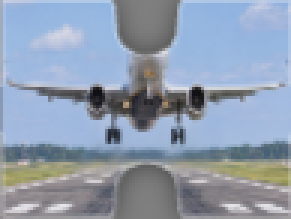
#> input picture datasets/p3cls/train/airplane/g003_g_core22.png, 97 x 73 px (shown 3 times larger)
$ python -i play_part2.py   (imports and definitions only)
#> lines starting #> are read from the running program, lines starting #| are printed output that depends on the picture
#> further down, picture is the input picture: shape (73, 97, 3); mean B, G, R 175.6, 156.9, 143.7
#!/usr/bin/env python3
"""
play_part2.py —— 单文件教学版：自动玩「Part 2 · 纯白拼图」

设计原则：只用画面像素 + OpenCV 几何 + 约束求解 + 真鼠标。
不读取网页任何内部状态（不碰 window.app、不读正确坐标），符合考核规则。

运行：
    .venv/bin/python play_part2.py --difficulty 4 --headed     # 看得见浏览器
    .venv/bin/python play_part2.py --difficulty 4              # 后台跑

整条流水线（7 步）：
    1. 开考          点 UI 选 Part/难度，点 "Start this part"
    2. 取画面        canvas.toDataURL() 拿一张带 alpha 的 PNG（约 7ms）
    3. 分割碎片      alpha>=0.99 且 亮度>=240  → 连通域 = 每块碎片
    4. 找棋盘        不透明 + 暗色 + 实心矩形（棋盘 #0f172a 灰度约 27）
    5. 判四条边      拟合"核心矩形"，再看每条边外侧有没有鼓包 / 内侧有没有凹槽
    6. 求解          相邻边凸凹互补 + 外圈必须是直边 → 每块碎片落在哪个格子
    7. 拖拽          从碎片包围盒中心抓起，按"目标中心−核心中心"位移放下
最后读进度条判断是否完成。

这个文件刻意写成"一条直线"，方便从上往下读。进阶/实验版本的代码在 src/ 里。
"""
from __future__ import annotations

import argparse
import base64
import json
import math
import sys
import time
from pathlib import Path

import cv2
import numpy as np
from playwright.sync_api import sync_playwright

# ============================== 可调参数 ==============================
URL = "https://f27e491f.cv-animal-puzzle.pages.dev/?mode=exam"

ALPHA_MIN = 0.99     # 碎片本体是"不透明"
WHITE_MIN = 240      # 碎片本体是纯白 255；阴影/重影在 26~250。放低到 200 相邻碎片会粘连
BOARD_MAX_GRAY = 80  # 棋盘 #0f172a 灰度约 27
TAB_RATIO = 0.22     # 卡扣长度 = 0.22 × min(碎片宽, 碎片高)（与引擎一致）
TAB_EXT = 1.15       # 卡扣顶端伸出 = 1.15 × 卡扣长度

LOGS = Path(__file__).resolve().parent / "logs"
SIDES = ("top", "right", "bottom", "left")

# 每帧调试图；想看得更清楚就把 True 打开
SAVE_DEBUG = True


# ============================== 1. 开考 ==============================
# [42 lines left out: functions start_exam, grab_canvas, canvas_geometry, not called in this run]


# ============================== 3. 分割碎片 ==============================
def segment_pieces(img: np.ndarray):
    """alpha + 亮度 双条件 → 连通域 = 每块碎片。

    这一步是整个方案的地基，两个阈值都很关键：
      * alpha >= 0.99：排除碎片投下的柔和阴影（半透明）
      * 亮度 >= 240：碎片本体是纯白 255，但"碎片压在碎片上"的地方会被阴影
        压暗到 26~250。阈值放到 200，25 块碎片会粘成 12 块连在一起。
    返回每块碎片的 (外接矩形, 二值掩码, 质心)。
    """
    if img.shape[2] == 4:
        alpha = img[:, :, 3].astype(np.float32) / 255.0
    else:
        alpha = np.ones(img.shape[:2], np.float32)
    gray = img[:, :, :3].astype(np.int16).mean(axis=2)
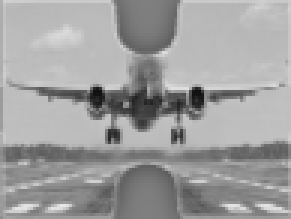
#> gray: shape (73, 97) float64 (shown 3 times larger); min 17, max 231, mean 158.7
    mask = ((alpha >= ALPHA_MIN) & (gray >= WHITE_MIN)).astype(np.uint8)
#> mask: shape (73, 97); every value is 0

    n, labels, stats, centroids = cv2.connectedComponentsWithStats(mask, connectivity=8)
#> labels: shape (73, 97) int32; every value is 0
#> n = 1; stats = [[0, 0, 97, 73, 7081]]; centroids = [[48, 36]]
    pieces = []
    for i in range(1, n):
        area = stats[i, cv2.CC_STAT_AREA]
        if area < 200:                       # 噪点
            continue
        one = (labels == i).astype(np.uint8)
        cnts, _ = cv2.findContours(one, cv2.RETR_EXTERNAL, cv2.CHAIN_APPROX_NONE)
        c = max(cnts, key=cv2.contourArea)
        pieces.append({
            "mask": one,
            "bbox": cv2.boundingRect(c),     # (x, y, w, h)，含卡扣
            "centroid": tuple(float(v) for v in centroids[i]),
            "area": int(area),
        })
#> after the loop, pieces = []
    return pieces


# ============================== 4. 找棋盘 ==============================
# [61 lines left out: functions find_board, _sample_edge, not called in this run]


_TEMPLATE_CACHE = {}


# [349 lines left out: functions template_for, _density, side_densities, label_from_densities, fit_piece, solve and 4 more, not called in this run]


# [2 lines not run here, left out]

>>> import cv2
>>> picture = cv2.imread('datasets/p3cls/train/airplane/g003_g_core22.png')
>>> result = segment_pieces(picture)
#> result = []

$ run again, on datasets/p3cls/train/airplane/g013_g_core17.png
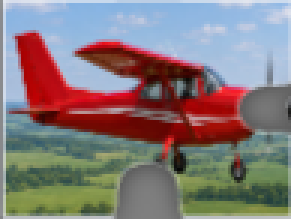
#> input picture datasets/p3cls/train/airplane/g013_g_core17.png, 97 x 73 px (shown 3 times larger)
#> picture is the input picture: shape (73, 97, 3); mean B, G, R 121.5, 121.3, 133.2
#> in segment_pieces, `gray = img[:, :, :3].astype(np.int16).mean(axis=2)`:
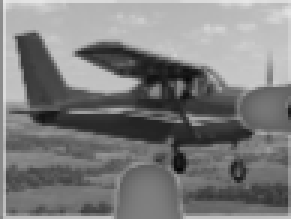
#> gray: shape (73, 97) float64 (shown 3 times larger); min 5.67, max 231.7, mean 125.4
#> mask: shape (73, 97); every value is 0
#> labels: shape (73, 97) int32; every value is 0
#> n = 1; stats = [[0, 0, 97, 73, 7081]]; centroids = [[48, 36]]
#> after the loop in segment_pieces, `for i in range(1, n):`: pieces = []
